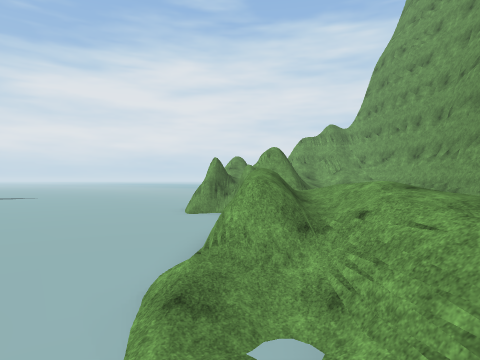
View 1 (above)

17 first-person views from a walk through a 3-D level made in the Unity game engine. The camera is 1.3 m above the floor, looks level and sees 75° across. The floor is counted in squares, 2 m on a side. Each view is taken from the middle of a square. On the plan, view 1 faces up. The plan holds only what a view shows up to about 10 squares ahead; the rest is blank. The place goes on beyond the plan. Some surface patterns are stand-ins.

View 2
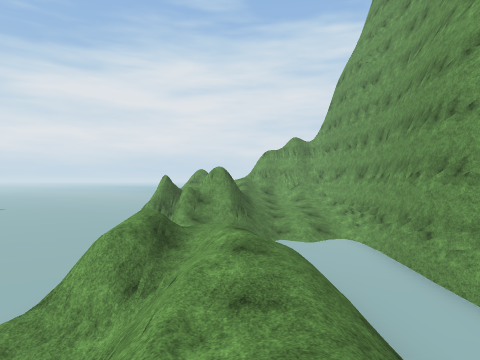

View 3
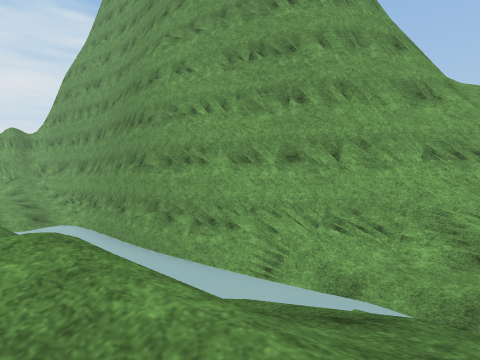

View 4
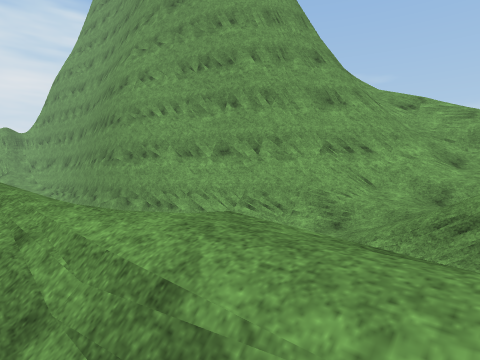

View 5
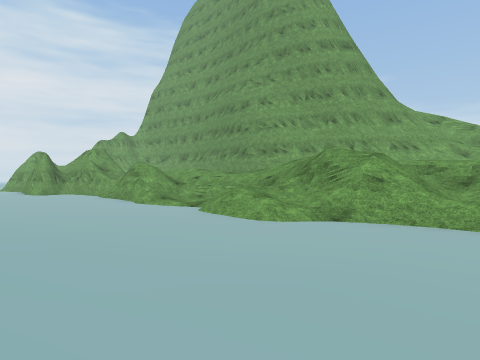

View 6
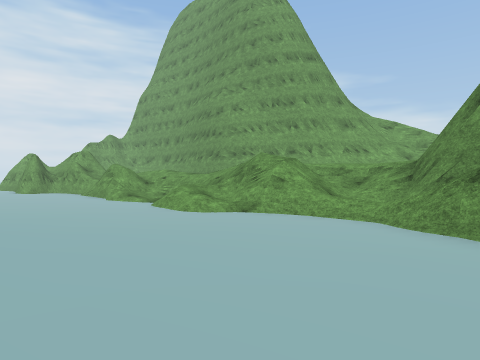

View 7
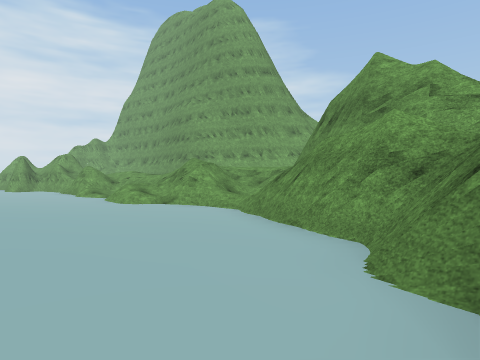

View 8
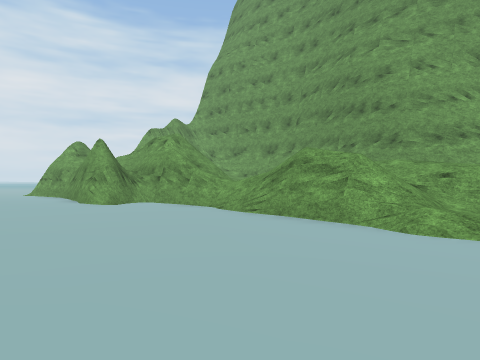

View 9
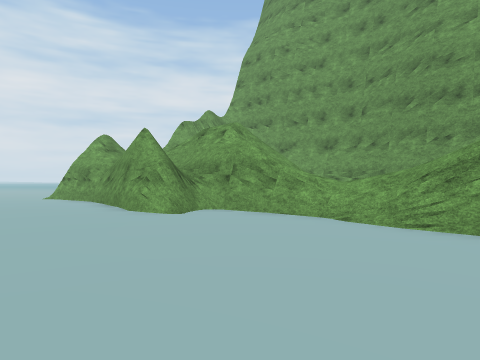

View 10
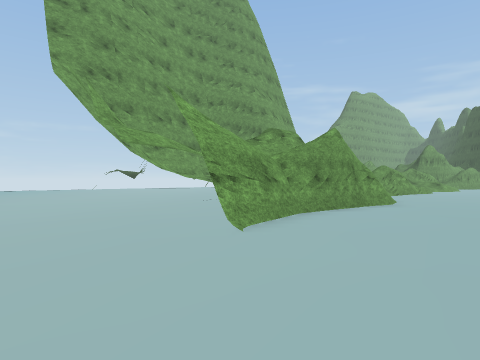

View 11
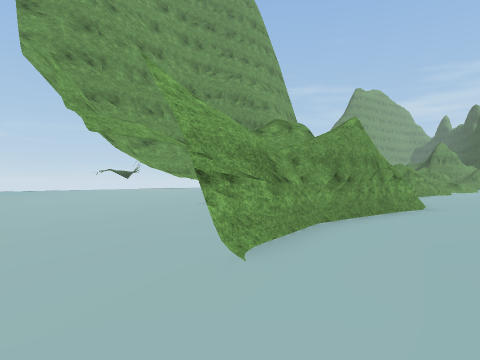

View 12
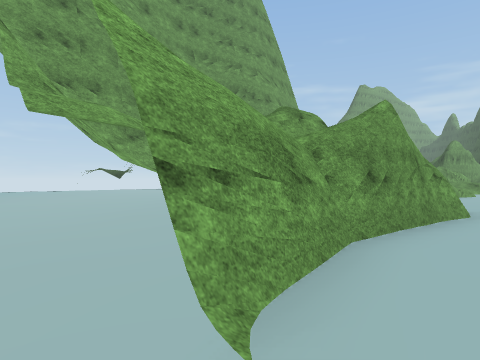

View 13
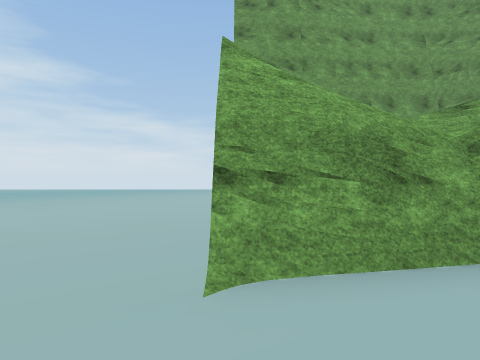

View 14
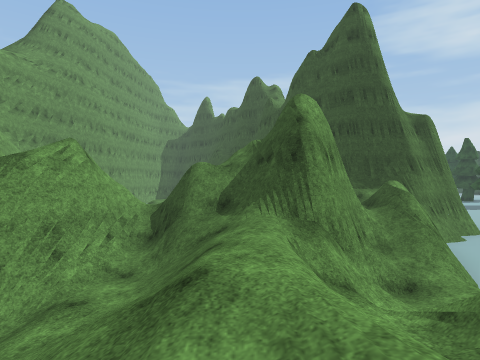

View 15
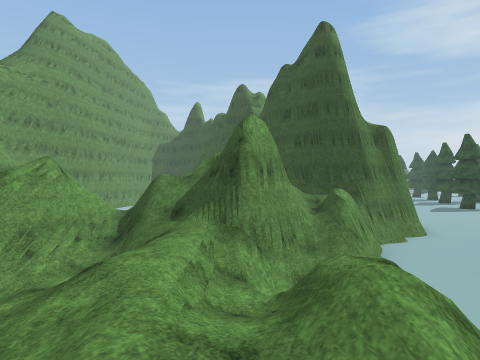

View 16
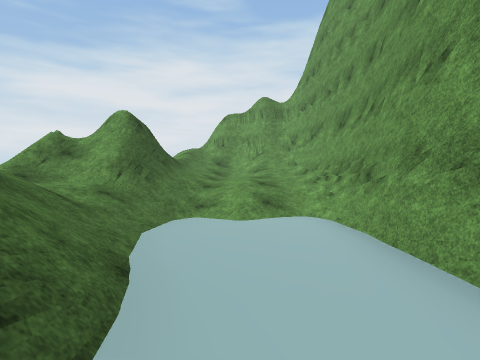

View 17
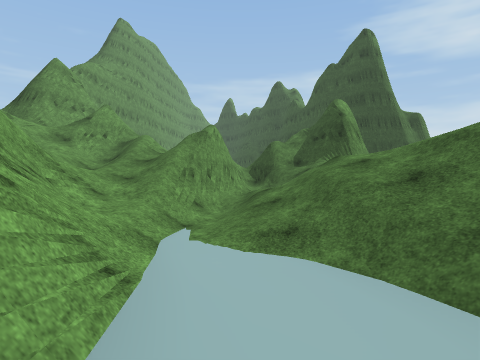

### Floor plan
Key: @ floor where view 1 was taken; # wall or solid block; . floor; / step, stairs or slope; = window, fence, low wall or low ledge; v drop or lower ground.
Columns run from 5 left of view 1 to 9 right of it. Each row starts with its distance up from view 1.
 20 ............
 19 ............
 18 .............
 17 ...#..........
 16 ...#..........
 15  ...#. .//....
 14  ...#  .///..
 13  ...#. .///.
 12  ..#..  ///#
 11  ..###  ///#
 10 .....#/#///#
  9 .....#////.#
  8 .....v//...#
  7 .....v///..#
  6 .....#///..#
  5 .....=///..#
  4 .....#//=..#
  3 ....//=/=..#
  2 ...../=//..#.
  1  ..../////.#/
  0  .../@//////#
 -1 ....//=//////.
 -2 ..../==///////.
 -3 .....=/////#//.
 -4 .....=/////.///
 -5 .....###//#
 -6 .....=# /##
 -7 ....##. .##
 -8 ....#
 -9 ...#.
-10 .##..
-11  #

Positions as (right, up) in squares from view 1, and headings:
1: (0, 0), facing up
2: (2, 0), facing up
3: (2, -2), facing up-right
4: (2, -4), facing up-right
5: (-5, -5), facing up-right
6: (-5, -7), facing up-right
7: (-5, -10), facing up-right
8: (-5, 2), facing up-right
9: (-5, 5), facing up-right
10: (-5, 20), facing down-right
11: (-4, 19), facing down-right
12: (-3, 18), facing down-right
13: (-4, 17), facing right
14: (3, -1), facing down
15: (2, 0), facing down
16: (4, 4), facing up
17: (5, 3), facing down
